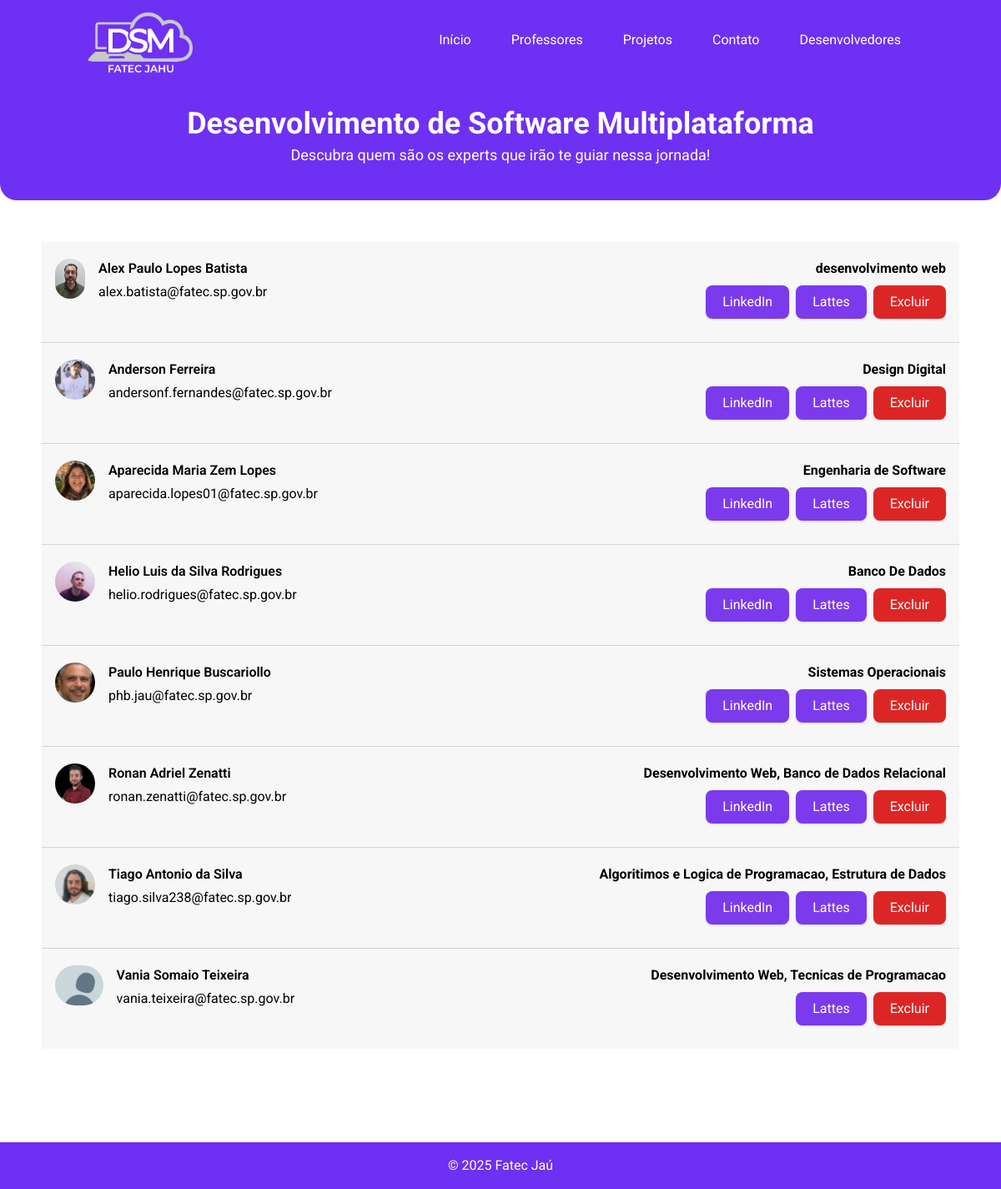
The page /professores on the database its author committed.
### tables this page shows
CREATE TABLE IF NOT EXISTS Professores (
    id_professor BIGINT NOT NULL PRIMARY KEY,
    linkedin VARCHAR(255),
    foto_url VARCHAR(1024),
    disciplina VARCHAR(255),
    lattes VARCHAR(2048),
    FOREIGN KEY (id_professor) REFERENCES Usuarios(id_usuario)
);

CREATE TABLE IF NOT EXISTS Usuarios (
    id_usuario BIGINT AUTO_INCREMENT NOT NULL PRIMARY KEY,
    nome VARCHAR(255) NOT NULL,
    email VARCHAR(255) UNIQUE NOT NULL,
    senha VARCHAR(255),
    ultimo_acesso DATETIME,
    data_cadastro TIMESTAMP DEFAULT CURRENT_TIMESTAMP,
    data_exclusao TIMESTAMP NULL
);

### model/conexao.class.php (called while the page is built, shortened)
<?php
abstract class Conexao {
    public function __construct() {
        $parametros = "mysql:host=db;dbname=dbdsm;charset=utf8mb4";
        try {
            $this->db = new PDO($parametros, "root", "1234");
        } catch (PDOException $e) {
            die("Erro ao conectar com o banco de dados: " . $e->getMessage() . $e->getCode());
        }
    }
}
?>

### controller/professores.Controller.php (called while the page is built)
<?php
require_once './model/professoresDAO.class.php';
class ProfessoresController
{
    private $professoresDAO;
    public function __construct()
    {
        $this->professoresDAO = new ProfessoresDAO();
    }
    public function listarProfessores()
    {
        return $this->professoresDAO->listarProfessores();
    }
}

### model/professoresDAO.class.php (called while the page is built, shortened)
<?php
class ProfessoresDAO extends Conexao
{
    public function listarProfessores()
    {
        $sql = "SELECT u.id_usuario, u.nome, u.email, p.linkedin, p.lattes, p.foto_url ,p.disciplina
        FROM Usuarios u
        JOIN Professores p ON u.id_usuario = p.id_professor;";
        try {
            $stm = $this->db->prepare($sql);
            $stm->execute();
            $this->db = null;
            return $stm->fetchAll(PDO::FETCH_OBJ);
        } catch (PDOException $e) {
            $this->db = null;
            return [];
        }
    }
}

### view/professores.php (the view, shortened to what this page needs)
<?php
require_once './controller/professores.Controller.php';
$controller = new ProfessoresController();
$lista = $controller->listarProfessores();
?>
<!DOCTYPE html>
<html lang="pt-BR">
<head>
    <link href="https://cdn.jsdelivr.net/npm/tailwindcss@2.2.19/dist/tailwind.min.css" rel="stylesheet">
    <link rel="stylesheet" href="../css/style.css">
    <link rel="stylesheet" href="https://cdnjs.cloudflare.com/ajax/libs/font-awesome/6.0.0-beta3/css/all.min.css">
</head>
<body class="flex flex-col min-h-screen">
    <nav class="pt-2">
        <div class="container mx-auto flex justify-between items-center px-4">
            <img class="logo" src="./img/logodsm-branco.png" alt="logodsm-branco">
            <nav>
                <div class="hidden md:flex space-x-4">
                    <a href="/home" class="text-white px-4 py-2 rounded">Início</a>
                    <a href="/professores" class="text-white px-4 py-2 rounded">Professores</a>
                    <a href="/projetos" class="text-white px-4 py-2 rounded ">Projetos</a>
                    <a href="/contato" class="text-white px-4 py-2 rounded ">Contato</a>
                    <a href="/desenvolvedores" class="text-white px-4 py-2 rounded">Desenvolvedores</a>
                </div>
        </div>
    </nav>
    <header class="text-white py-10">
        <div class="container mx-auto text-center">
            <h1 class="text-4xl font-bold mb-1">Desenvolvimento de Software Multiplataforma</h1>
            <p class="text-lg">Descubra quem são os experts que irão te guiar nessa jornada!</p>
        </div>
    </header>
    <div class="background">
        <div class="list-alunos">
            <ul role="list" class="divide-y divide-gray-300">
                <?php foreach ($lista as $prof): ?>
                    <li class="flex justify-between gap-x-6 py-5 px-4">
                        <div class="flex min-w-0 gap-x-4">
                            <img class="h-12 w-15 flex-none rounded-full bg-gray-50"
                                src="<?= htmlspecialchars($prof->foto_url) ?>"
                                alt="Foto de <?= htmlspecialchars($prof->nome) ?>">
                            <div class="min-w-0 flex-auto">
                                <p class="text-sm/6 font-semibold"><?= htmlspecialchars($prof->nome) ?></p>
                                <p class="mt-1 truncate text-xs/5"><?= htmlspecialchars($prof->email) ?></p>
                            </div>
                        </div>
                        <div class="hidden shrink-0 sm:flex sm:flex-col sm:items-end">
                            <p class="text-sm/6"><b><?= htmlspecialchars($prof->disciplina) ?></b></p>
                            <div class="flex gap-2">
                                <?php if (!empty($prof->linkedin)): ?>
                                    <a href="<?= htmlspecialchars($prof->linkedin) ?>" target="_blank"
                                        class="mt-2 mb-2 flex-1 bg-purple-600 text-white px-5 py-2 rounded-lg shadow hover:bg-purple-800 transition duration-300 text-center">LinkedIn</a>
                                <?php endif; ?>
                                <a href="<?= htmlspecialchars($prof->lattes) ?>" target="_blank"
                                    class="mt-2 mb-2 flex-1 bg-purple-600 text-white px-5 py-2 rounded-lg shadow hover:bg-purple-800 transition duration-300 text-center">Lattes</a>
                                <form action="" method="POST" onsubmit="return confirm('Tem certeza que deseja excluir este professor?');" class="mt-2 mb-2">
                                    <button type="submit" name="deletar"
                                        class="flex-1 bg-red-600 text-white px-5 py-2 rounded-lg shadow hover:bg-red-800 transition duration-300 text-center">
                                        Excluir
                                    </button>
                                </form>
                            </div>
                        </div>
                    </li>
                <?php endforeach; ?>
            </ul>
        </div>
    </div>
    <footer class="text-white py-4 mt-28">
        <div class="container mx-auto text-center">
            <p>&copy; 2025 Fatec Jaú</p>
        </div>
    </footer>
</body>
</html>

### index.php (shortened to what this page needs)
<?php
$baseurl = '';
$uri = parse_url($_SERVER['REQUEST_URI'], PHP_URL_PATH);
if (strpos($uri, $baseurl) === 0) {
    $uri_limpa = substr($uri, strlen($baseurl));
} else {
    $uri_limpa = $uri;
}
$routes = [
    '/' => function () {
        $controller = new HomeController();
        $controller->showHome();
    },
    '/home' => function () {
        require_once "view/home.php";
    },
    '/professores' => function () {
        require_once "view/professores.php";
    },
    '/projetos' => function () {
        require_once "view/projetos.php";
    },
    '/projetos-2' => function () {
        require_once "view/projetos-2.php";
    },
    '/projetos-3' => function () {
        require_once "view/projetos-3.php";
    },
    '/contato' => function () {
        require_once "view/contato.php";
    },
    '/formulario-contato' => function () {
        require_once "view/formulario-contato.php";
    },
    'mensagem-enviada' => function () {
        require_once "view/mensagem-enviada.php";
    },
    '/desenvolvedores' => function () {
        require_once "view/desenvolvedores.php";
    },
    '/login' => function () {
        $Controller = new usuarioController();
        $Controller->login();
        require_once "view/login.php";
    },
    '/cadastro-aluno' => function () {
        require_once "view/cadastro-aluno.php";
    },
    '/cadastro-professor' => function () {
        require_once "view/cadastro-professor.php";
    },
    '/cadastro-pi' => function () {
        require_once "view/cadastro-pi.php";
    },
    '/mensagem-aluno-cadastrado' => function () {
        require_once "view/mensagem-aluno-cadastrado-enviado.php";
    },
    '/mensagem-professor-cadastrado' => function () {
        require_once "view/mensagem-cadastro-professor-enviada.php";
    },
    '/mensagem-cadastro-enviada' => function () {
        require_once "view/mensagem-cadastro-enviada.php";
    },
    '/mensagem-pi-cadastrado' => function () {
        require_once "view/mensagem-pi-cadastrado.php";
    },
    '/logout' => function () {
        $control = new usuarioController();
        $control->logout();
    },
];
if (isset($routes[$uri_limpa])) {
    $routes[$uri_limpa]();
} else {
    http_response_code(404);
    echo "404 - Página não encontrada. Verifique o caminho.";
}

### css/style.css (style rules this page uses)
* { margin: 0; padding: 0; font-family: "Roboto", sans-serif; font-weight: 400; font-style: normal; }
body { width: 100%; height: 100%; }
nav { background-color: #6e30f2; padding: 0; }
header { background-color: #6e30f2; border-bottom-right-radius: 20px; border-bottom-left-radius: 20px; }
footer { background-color: #6e30f2; }
.list-alunos { margin-left: 50px; margin-right: 50px; margin-top: 50px; background-color: #f7f7f7; }
.list-alunos p { color: black; }
.logo { margin-top: 5px; width: 130px; height: auto; transition: all 0.5s ease; }

### rows shown on the page
professores: foto_url (picture), id_professor.nome "Alex Paulo Lopes Batista", id_professor.email "alex.batista@fatec.sp.gov.br", disciplina "desenvolvimento web"
professores: foto_url (picture), id_professor.nome "Anderson Ferreira", id_professor.email "andersonf.fernandes@fatec.sp.gov.br", disciplina "Design Digital"
professores: foto_url (picture), id_professor.nome "Aparecida Maria Zem Lopes", id_professor.email "aparecida.lopes01@fatec.sp.gov.br", disciplina "Engenharia de Software"
professores: foto_url (picture), id_professor.nome "Helio Luis da Silva Rodrigues", id_professor.email "helio.rodrigues@fatec.sp.gov.br", disciplina "Banco De Dados"
professores: foto_url (picture), id_professor.nome "Paulo Henrique Buscariollo", id_professor.email "phb.jau@fatec.sp.gov.br", disciplina "Sistemas Operacionais"
professores: foto_url (picture), id_professor.nome "Ronan Adriel Zenatti", id_professor.email "ronan.zenatti@fatec.sp.gov.br", disciplina "Desenvolvimento Web, Banco de Dados Relacional"
professores: foto_url (picture), id_professor.nome "Tiago Antonio da Silva", id_professor.email "tiago.silva238@fatec.sp.gov.br", disciplina "Algoritimos e Logica de Programacao, Estrutura de Dados"
professores: foto_url (placeholder picture), id_professor.nome "Vania Somaio Teixeira", id_professor.email "vania.teixeira@fatec.sp.gov.br", disciplina "Desenvolvimento Web, Tecnicas de Programacao"
